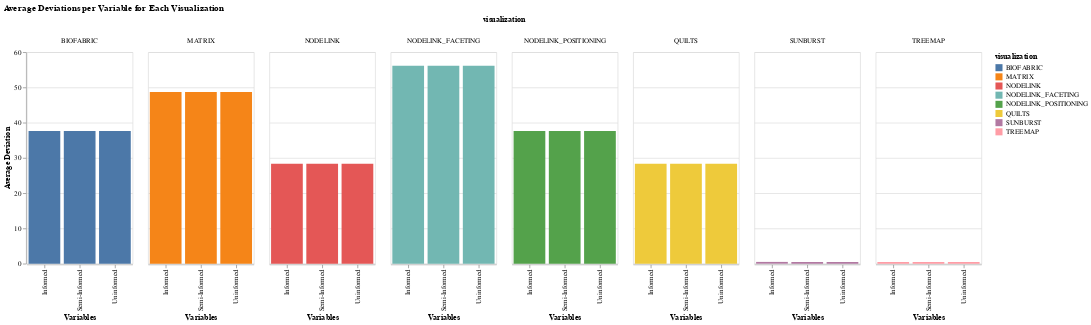

Here is the notebook cell this chart was saved with:
### Code cell
# Prepare data for plotting
x_labels = ["Informed", "Semi-Informed", "Uninformed"]
plot_data = []

for i, vis in enumerate(visualizations):
    for j, var in enumerate(evaluations):
        plot_data.append({
            'variable': var,
            'deviation': avg_deviation[vis][var],
            'visualization': vis
        })

# Convert to DataFrame
df = pd.DataFrame(plot_data)

# Create the Altair chart
chart = alt.Chart(df).mark_bar().encode(
    x=alt.X('variable:N', axis=alt.Axis(title='Variables')),
    y=alt.Y('deviation:Q', axis=alt.Axis(title='Average Deviation')),
    color='visualization:N',
    column='visualization:N',
    tooltip=['variable:N', 'deviation:Q', 'visualization:N']
).properties(
    title='Average Deviations per Variable for Each Visualization',
    width=150,
    height=300
)

# Configure chart appearance
chart.configure_view(
    stroke='transparent'
).configure_axis(
    labelFontSize=12,
    titleFontSize=14
).configure_title(
    fontSize=16,
    anchor='middle'
)

# Display the chart
chart.show()

### Figure 1 — Vega-Lite specification as saved in the notebook (floating-point values rounded to 4 significant figures)
{"config": {"view": {"continuousWidth": 300, "continuousHeight": 300}}, "data": {"name": "data-300640f3975d23b6ae8510f0075be1d1"}, "mark": {"type": "bar"}, "encoding": {"color": {"field": "visualization", "type": "nominal"}, "column": {"field": "visualization", "type": "nominal"}, "tooltip": [{"field": "variable", "type": "nominal"}, {"field": "deviation", "type": "quantitative"}, {"field": "visualization", "type": "nominal"}], "x": {"axis": {"title": "Variables"}, "field": "variable", "type": "nominal"}, "y": {"axis": {"title": "Average Deviation"}, "field": "deviation", "type": "quantitative"}}, "height": 300, "title": "Average Deviations per Variable for Each Visualization", "width": 150, "$schema": "https://vega.github.io/schema/vega-lite/v5.20.1.json", "datasets": {"data-300640f3975d23b6ae8510f0075be1d1": [{"variable": "Informed", "deviation": 0.5, "visualization": "TREEMAP"}, {"variable": "Semi-Informed", "deviation": 0.5, "visualization": "TREEMAP"}, {"variable": "Uninformed", "deviation": 0.5, "visualization": "TREEMAP"}, {"variable": "Informed", "deviation": 48.68, "visualization": "MATRIX"}, {"variable": "Semi-Informed", "deviation": 48.68, "visualization": "MATRIX"}, {"variable": "Uninformed", "deviation": 48.68, "visualization": "MATRIX"}, {"variable": "Informed", "deviation": 28.31, "visualization": "NODELINK"}, {"variable": "Semi-Informed", "deviation": 28.31, "visualization": "NODELINK"}, {"variable": "Uninformed", "deviation": 28.31, "visualization": "NODELINK"}, {"variable": "Informed", "deviation": 37.67, "visualization": "BIOFABRIC"}, {"variable": "Semi-Informed", "deviation": 37.67, "visualization": "BIOFABRIC"}, {"variable": "Uninformed", "deviation": 37.67, "visualization": "BIOFABRIC"}, {"variable": "Informed", "deviation": 28.31, "visualization": "QUILTS"}, {"variable": "Semi-Informed", "deviation": 28.31, "visualization": "QUILTS"}, {"variable": "Uninformed", "deviation": 28.31, "visualization": "QUILTS"}, {"variable": "Informed", "deviation": 0.5, "visualization": "SUNBURST"}, {"variable": "Semi-Informed", "deviation": 0.5, "visualization": "SUNBURST"}, {"variable": "Uninformed", "deviation": 0.5, "visualization": "SUNBURST"}, {"variable": "Informed", "deviation": 37.67, "visualization": "NODELINK_POSITIONING"}, {"variable": "Semi-Informed", "deviation": 37.67, "visualization": "NODELINK_POSITIONING"}, {"variable": "Uninformed", "deviation": 37.67, "visualization": "NODELINK_POSITIONING"}, {"variable": "Informed", "deviation": 56.12, "visualization": "NODELINK_FACETING"}, {"variable": "Semi-Informed", "deviation": 56.12, "visualization": "NODELINK_FACETING"}, {"variable": "Uninformed", "deviation": 56.12, "visualization": "NODELINK_FACETING"}]}}
